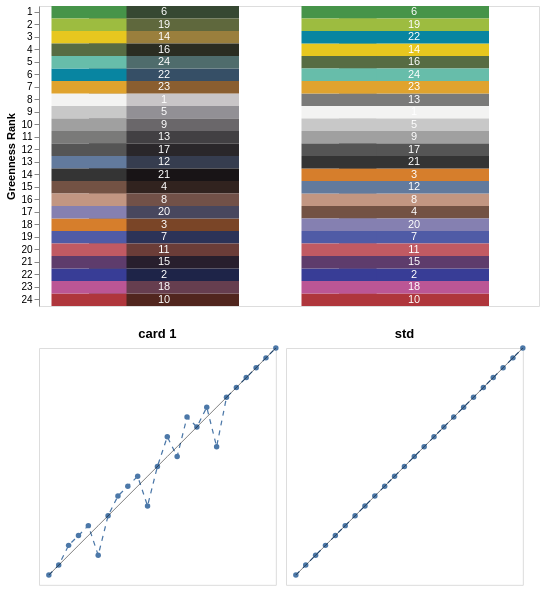

Notebook code for this chart:
### Markdown cell above
For another way of assessing a color card we can use the `pcv.qc.color_chip_comparison` function, which takes a standard color matrix and any number of additional color matrices to compare to.
The resulting plot shows the expected (left) and observed (right) colors for each chip arranged on the Y axis by "greenness" (`G / (R + G + B)`). Greenness rank is a heuristic that we use internally to roughly estimate the age of a color card under the hypothesis that while perceptual color differences (delta E) may change based on lighting and camera setup then proportion of green light reflected by each chip should be more strongly related to the quality of the color chips themselves. We have noticed that the red macbeth color card chips often fade much faster than the surrounding chips and the greenness rank does a good job of detecting that change.

### Code cell
ccc_plot = pcv.qc.color_chip_comparison(std_mat, cc_mat)
ccc_plot

### Figure 1 — Vega-Lite specification as saved in the notebook (floating-point values rounded to 4 significant figures)
{"config": {"view": {"continuousWidth": 300, "continuousHeight": 300}}, "vconcat": [{"layer": [{"mark": {"type": "rect", "align": "left", "width": {"band": 0.6}}, "encoding": {"color": {"value": {"expr": "rgb(datum.R,datum.G,datum.B)"}}, "x": {"axis": {"domain": false, "grid": false, "labels": false, "ticks": false, "title": null}, "field": "card", "scale": {"paddingInner": 0}, "type": "ordinal"}, "y": {"field": "greenness_rank", "scale": {"paddingInner": 0}, "title": "Greenness Rank", "type": "ordinal"}}}, {"mark": {"type": "rect", "align": "right", "width": {"band": 0.3}}, "encoding": {"color": {"value": {"expr": "rgb(datum.std_R,datum.std_G,datum.std_B)"}}, "x": {"axis": {"domain": false, "grid": false, "labels": false, "ticks": false, "title": null}, "field": "card", "scale": {"paddingInner": 0}, "type": "ordinal"}, "y": {"field": "greenness_rank", "scale": {"paddingInner": 0}, "title": "Greenness Rank", "type": "ordinal"}}}, {"mark": {"type": "text", "align": "center", "baseline": "middle"}, "encoding": {"color": {"value": "white"}, "text": {"field": "chip", "type": "quantitative"}, "x": {"axis": {"domain": false, "grid": false, "labels": false, "ticks": false, "title": null}, "field": "card", "scale": {"paddingInner": 0}, "type": "ordinal"}, "y": {"field": "greenness_rank", "scale": {"paddingInner": 0}, "title": "Greenness Rank", "type": "ordinal"}}}], "data": {"name": "data-4d6933d5a21620cfda71bc6d287b3c68"}, "height": 300, "width": 500}, {"hconcat": [{"layer": [{"mark": {"type": "line", "point": true, "strokeDash": [5, 5], "strokeWidth": 1.25}, "encoding": {"x": {"axis": {"domain": false, "grid": false, "labels": false, "ticks": false, "title": null}, "field": "greenness_rank", "type": "quantitative"}, "y": {"axis": {"domain": false, "grid": false, "labels": false, "ticks": false, "title": null}, "field": "std_greenness_rank", "type": "quantitative"}}, "title": "card 1"}, {"mark": {"type": "line", "color": "black", "strokeWidth": 0.5}, "encoding": {"x": {"axis": {"domain": false, "grid": false, "labels": false, "ticks": false, "title": null}, "field": "std_greenness_rank", "type": "quantitative"}, "y": {"axis": {"domain": false, "grid": false, "labels": false, "ticks": false, "title": null}, "field": "std_greenness_rank", "type": "quantitative"}}, "title": "card 1"}], "data": {"name": "data-051e91ff79ff09e1c5b600d43d41d156"}, "height": 236.8, "width": 236.8}, {"layer": [{"mark": {"type": "line", "point": true, "strokeDash": [5, 5], "strokeWidth": 1.25}, "encoding": {"x": {"axis": {"domain": false, "grid": false, "labels": false, "ticks": false, "title": null}, "field": "greenness_rank", "type": "quantitative"}, "y": {"axis": {"domain": false, "grid": false, "labels": false, "ticks": false, "title": null}, "field": "std_greenness_rank", "type": "quantitative"}}, "title": "std"}, {"mark": {"type": "line", "color": "black", "strokeWidth": 0.5}, "encoding": {"x": {"axis": {"domain": false, "grid": false, "labels": false, "ticks": false, "title": null}, "field": "std_greenness_rank", "type": "quantitative"}, "y": {"axis": {"domain": false, "grid": false, "labels": false, "ticks": false, "title": null}, "field": "std_greenness_rank", "type": "quantitative"}}, "title": "std"}], "data": {"name": "data-a416771742617103ac666728063cb6a7"}, "height": 236.8, "width": 236.8}], "spacing": 5}], "$schema": "https://vega.github.io/schema/vega-lite/v5.20.1.json", "datasets": {"data-4d6933d5a21620cfda71bc6d287b3c68": [{"chip": 1.0, "R": 243.0, "G": 243.0, "B": 242.0, "card": "std", "std_R": 243.0, "std_G": 243.0, "std_B": 242.0, "greenness": 0.3338, "greenness_rank": 9.0, "std_greenness": 0.3338, "std_greenness_rank": 9.0}, {"chip": 2.0, "R": 56.0, "G": 61.0, "B": 150.0, "card": "std", "std_R": 56.0, "std_G": 61.0, "std_B": 150.0, "greenness": 0.2285, "greenness_rank": 22.0, "std_greenness": 0.2285, "std_greenness_rank": 22.0}, {"chip": 3.0, "R": 214.0, "G": 126.0, "B": 44.0, "card": "std", "std_R": 214.0, "std_G": 126.0, "std_B": 44.0, "greenness": 0.3281, "greenness_rank": 14.0, "std_greenness": 0.3281, "std_greenness_rank": 14.0}, {"chip": 4.0, "R": 115.0, "G": 82.0, "B": 68.0, "card": "std", "std_R": 115.0, "std_G": 82.0, "std_B": 68.0, "greenness": 0.3094, "greenness_rank": 17.0, "std_greenness": 0.3094, "std_greenness_rank": 17.0}, {"chip": 5.0, "R": 200.0, "G": 200.0, "B": 200.0, "card": "std", "std_R": 200.0, "std_G": 200.0, "std_B": 200.0, "greenness": 0.3333, "greenness_rank": 10.0, "std_greenness": 0.3333, "std_greenness_rank": 10.0}, {"chip": 6.0, "R": 70.0, "G": 148.0, "B": 73.0, "card": "std", "std_R": 70.0, "std_G": 148.0, "std_B": 73.0, "greenness": 0.5086, "greenness_rank": 1.0, "std_greenness": 0.5086, "std_greenness_rank": 1.0}, {"chip": 7.0, "R": 80.0, "G": 91.0, "B": 166.0, "card": "std", "std_R": 80.0, "std_G": 91.0, "std_B": 166.0, "greenness": 0.27, "greenness_rank": 19.0, "std_greenness": 0.27, "std_greenness_rank": 19.0}, {"chip": 8.0, "R": 194.0, "G": 150.0, "B": 130.0, "card": "std", "std_R": 194.0, "std_G": 150.0, "std_B": 130.0, "greenness": 0.3165, "greenness_rank": 16.0, "std_greenness": 0.3165, "std_greenness_rank": 16.0}, {"chip": 9.0, "R": 160.0, "G": 160.0, "B": 160.0, "card": "std", "std_R": 160.0, "std_G": 160.0, "std_B": 160.0, "greenness": 0.3333, "greenness_rank": 11.0, "std_greenness": 0.3333, "std_greenness_rank": 11.0}, {"chip": 10.0, "R": 175.0, "G": 54.0, "B": 60.0, "card": "std", "std_R": 175.0, "std_G": 54.0, "std_B": 60.0, "greenness": 0.1869, "greenness_rank": 24.0, "std_greenness": 0.1869, "std_greenness_rank": 24.0}, {"chip": 11.0, "R": 193.0, "G": 90.0, "B": 99.0, "card": "std", "std_R": 193.0, "std_G": 90.0, "std_B": 99.0, "greenness": 0.2356, "greenness_rank": 20.0, "std_greenness": 0.2356, "std_greenness_rank": 20.0}, {"chip": 12.0, "R": 98.0, "G": 122.0, "B": 157.0, "card": "std", "std_R": 98.0, "std_G": 122.0, "std_B": 157.0, "greenness": 0.3236, "greenness_rank": 15.0, "std_greenness": 0.3236, "std_greenness_rank": 15.0}, {"chip": 13.0, "R": 122.0, "G": 122.0, "B": 121.0, "card": "std", "std_R": 122.0, "std_G": 122.0, "std_B": 121.0, "greenness": 0.3342, "greenness_rank": 8.0, "std_greenness": 0.3342, "std_greenness_rank": 8.0}, {"chip": 14.0, "R": 231.0, "G": 199.0, "B": 31.0, "card": "std", "std_R": 231.0, "std_G": 199.0, "std_B": 31.0, "greenness": 0.4317, "greenness_rank": 4.0, "std_greenness": 0.4317, "std_greenness_rank": 4.0}, {"chip": 15.0, "R": 94.0, "G": 60.0, "B": 108.0, "card": "std", "std_R": 94.0, "std_G": 60.0, "std_B": 108.0, "greenness": 0.229, "greenness_rank": 21.0, "std_greenness": 0.229, "std_greenness_rank": 21.0}, {"chip": 16.0, "R": 87.0, "G": 108.0, "B": 67.0, "card": "std", "std_R": 87.0, "std_G": 108.0, "std_B": 67.0, "greenness": 0.4122, "greenness_rank": 5.0, "std_greenness": 0.4122, "std_greenness_rank": 5.0}, {"chip": 17.0, "R": 85.0, "G": 85.0, "B": 85.0, "card": "std", "std_R": 85.0, "std_G": 85.0, "std_B": 85.0, "greenness": 0.3333, "greenness_rank": 12.0, "std_greenness": 0.3333, "std_greenness_rank": 12.0}, {"chip": 18.0, "R": 187.0, "G": 86.0, "B": 149.0, "card": "std", "std_R": 187.0, "std_G": 86.0, "std_B": 149.0, "greenness": 0.2038, "greenness_rank": 23.0, "std_greenness": 0.2038, "std_greenness_rank": 23.0}, {"chip": 19.0, "R": 157.0, "G": 188.0, "B": 64.0, "card": "std", "std_R": 157.0, "std_G": 188.0, "std_B": 64.0, "greenness": 0.4597, "greenness_rank": 2.0, "std_greenness": 0.4597, "std_greenness_rank": 2.0}, {"chip": 20.0, "R": 133.0, "G": 128.0, "B": 177.0, "card": "std", "std_R": 133.0, "std_G": 128.0, "std_B": 177.0, "greenness": 0.2922, "greenness_rank": 18.0, "std_greenness": 0.2922, "std_greenness_rank": 18.0}, {"chip": 21.0, "R": 52.0, "G": 52.0, "B": 52.0, "card": "std", "std_R": 52.0, "std_G": 52.0, "std_B": 52.0, "greenness": 0.3333, "greenness_rank": 13.0, "std_greenness": 0.3333, "std_greenness_rank": 13.0}, {"chip": 22.0, "R": 8.0, "G": 133.0, "B": 161.0, "card": "std", "std_R": 8.0, "std_G": 133.0, "std_B": 161.0, "greenness": 0.4404, "greenness_rank": 3.0, "std_greenness": 0.4404, "std_greenness_rank": 3.0}, {"chip": 23.0, "R": 224.0, "G": 163.0, "B": 46.0, "card": "std", "std_R": 224.0, "std_G": 163.0, "std_B": 46.0, "greenness": 0.3764, "greenness_rank": 7.0, "std_greenness": 0.3764, "std_greenness_rank": 7.0}, {"chip": 24.0, "R": 103.0, "G": 189.0, "B": 170.0, "card": "std", "std_R": 103.0, "std_G": 189.0, "std_B": 170.0, "greenness": 0.4091, "greenness_rank": 6.0, "std_greenness": 0.4091, "std_greenness_rank": 6.0}, {"chip": 1.0, "R": 200.4, "G": 197.0, "B": 199.0, "card": "card 1", "std_R": 243.0, "std_G": 243.0, "std_B": 242.0, "greenness": 0.3303, "greenness_rank": 8.0, "std_greenness": 0.3338, "std_greenness_rank": 9.0}, {"chip": 2.0, "R": 29.64, "G": 36.43, "B": 71.67, "card": "card 1", "std_R": 56.0, "std_G": 61.0, "std_B": 150.0, "greenness": 0.2645, "greenness_rank": 22.0, "std_greenness": 0.2285, "std_greenness_rank": 22.0}, {"chip": 3.0, "R": 121.8, "G": 68.51, "B": 39.1, "card": "card 1", "std_R": 214.0, "std_G": 126.0, "std_B": 44.0, "greenness": 0.2986, "greenness_rank": 18.0, "std_greenness": 0.3281, "std_greenness_rank": 14.0}, {"chip": 4.0, "R": 48.94, "G": 35.26, "B": 31.4, "card": "card 1", "std_R": 115.0, "std_G": 82.0, "std_B": 68.0, "greenness": 0.305, "greenness_rank": 15.0, "std_greenness": 0.3094, "std_greenness_rank": 17.0}, {"chip": 5.0, "R": 146.1, "G": 144.5, "B": 148.5, "card": "card 1", "std_R": 200.0, "std_G": 200.0, "std_B": 200.0, "greenness": 0.329, "greenness_rank": 9.0, "std_greenness": 0.3333, "std_greenness_rank": 10.0}, {"chip": 6.0, "R": 54.23, "G": 72.35, "B": 50.4, "card": "card 1", "std_R": 70.0, "std_G": 148.0, "std_B": 73.0, "greenness": 0.4088, "greenness_rank": 1.0, "std_greenness": 0.5086, "std_greenness_rank": 1.0}, {"chip": 7.0, "R": 43.81, "G": 51.06, "B": 87.88, "card": "card 1", "std_R": 80.0, "std_G": 91.0, "std_B": 166.0, "greenness": 0.2794, "greenness_rank": 19.0, "std_greenness": 0.27, "std_greenness_rank": 19.0}, {"chip": 8.0, "R": 113.9, "G": 81.06, "B": 72.49, "card": "card 1", "std_R": 194.0, "std_G": 150.0, "std_B": 130.0, "greenness": 0.3031, "greenness_rank": 16.0, "std_greenness": 0.3165, "std_greenness_rank": 16.0}, {"chip": 9.0, "R": 105.8, "G": 102.7, "B": 105.8, "card": "card 1", "std_R": 160.0, "std_G": 160.0, "std_B": 160.0, "greenness": 0.3268, "greenness_rank": 10.0, "std_greenness": 0.3333, "std_greenness_rank": 11.0}, {"chip": 10.0, "R": 81.38, "G": 37.57, "B": 29.79, "card": "card 1", "std_R": 175.0, "std_G": 54.0, "std_B": 60.0, "greenness": 0.2526, "greenness_rank": 24.0, "std_greenness": 0.1869, "std_greenness_rank": 24.0}, {"chip": 11.0, "R": 107.2, "G": 60.58, "B": 56.49, "card": "card 1", "std_R": 193.0, "std_G": 90.0, "std_B": 99.0, "greenness": 0.2701, "greenness_rank": 20.0, "std_greenness": 0.2356, "std_greenness_rank": 20.0}, {"chip": 12.0, "R": 53.68, "G": 60.8, "B": 79.35, "card": "card 1", "std_R": 98.0, "std_G": 122.0, "std_B": 157.0, "greenness": 0.3137, "greenness_rank": 13.0, "std_greenness": 0.3236, "std_greenness_rank": 15.0}, {"chip": 13.0, "R": 66.11, "G": 64.14, "B": 67.31, "card": "card 1", "std_R": 122.0, "std_G": 122.0, "std_B": 121.0, "greenness": 0.3246, "greenness_rank": 11.0, "std_greenness": 0.3342, "std_greenness_rank": 8.0}, {"chip": 14.0, "R": 153.9, "G": 126.9, "B": 60.79, "card": "card 1", "std_R": 231.0, "std_G": 199.0, "std_B": 31.0, "greenness": 0.3715, "greenness_rank": 3.0, "std_greenness": 0.4317, "std_greenness_rank": 4.0}, {"chip": 15.0, "R": 40.06, "G": 30.86, "B": 44.64, "card": "card 1", "std_R": 94.0, "std_G": 60.0, "std_B": 108.0, "greenness": 0.2671, "greenness_rank": 21.0, "std_greenness": 0.229, "std_greenness_rank": 21.0}, {"chip": 16.0, "R": 42.6, "G": 44.89, "B": 33.67, "card": "card 1", "std_R": 87.0, "std_G": 108.0, "std_B": 67.0, "greenness": 0.3705, "greenness_rank": 4.0, "std_greenness": 0.4122, "std_greenness_rank": 5.0}, {"chip": 17.0, "R": 41.74, "G": 38.77, "B": 41.63, "card": "card 1", "std_R": 85.0, "std_G": 85.0, "std_B": 85.0, "greenness": 0.3174, "greenness_rank": 12.0, "std_greenness": 0.3333, "std_greenness_rank": 12.0}, {"chip": 18.0, "R": 101.8, "G": 61.77, "B": 79.38, "card": "card 1", "std_R": 187.0, "std_G": 86.0, "std_B": 149.0, "greenness": 0.2542, "greenness_rank": 23.0, "std_greenness": 0.2038, "std_greenness_rank": 23.0}, {"chip": 19.0, "R": 95.14, "G": 104.5, "B": 60.8, "card": "card 1", "std_R": 157.0, "std_G": 188.0, "std_B": 64.0, "greenness": 0.4011, "greenness_rank": 2.0, "std_greenness": 0.4597, "std_greenness_rank": 2.0}, {"chip": 20.0, "R": 71.8, "G": 71.41, "B": 94.46, "card": "card 1", "std_R": 133.0, "std_G": 128.0, "std_B": 177.0, "greenness": 0.3005, "greenness_rank": 17.0, "std_greenness": 0.2922, "std_greenness_rank": 18.0}, {"chip": 21.0, "R": 23.63, "G": 20.4, "B": 22.48, "card": "card 1", "std_R": 52.0, "std_G": 52.0, "std_B": 52.0, "greenness": 0.3067, "greenness_rank": 14.0, "std_greenness": 0.3333, "std_greenness_rank": 13.0}, {"chip": 22.0, "R": 54.35, "G": 79.28, "B": 102.0, "card": "card 1", "std_R": 8.0, "std_G": 133.0, "std_B": 161.0, "greenness": 0.3365, "greenness_rank": 6.0, "std_greenness": 0.4404, "std_greenness_rank": 3.0}, {"chip": 23.0, "R": 137.7, "G": 94.06, "B": 47.75, "card": "card 1", "std_R": 224.0, "std_G": 163.0, "std_B": 46.0, "greenness": 0.3365, "greenness_rank": 7.0, "std_greenness": 0.3764, "std_greenness_rank": 7.0}, {"chip": 24.0, "R": 78.9, "G": 108.4, "B": 107.6, "card": "card 1", "std_R": 103.0, "std_G": 189.0, "std_B": 170.0, "greenness": 0.3675, "greenness_rank": 5.0, "std_greenness": 0.4091, "std_greenness_rank": 6.0}], "data-051e91ff79ff09e1c5b600d43d41d156": [{"chip": 1.0, "R": 200.4, "G": 197.0, "B": 199.0, "card": "card 1", "std_R": 243.0, "std_G": 243.0, "std_B": 242.0, "greenness": 0.3303, "greenness_rank": 8.0, "std_greenness": 0.3338, "std_greenness_rank": 9.0}, {"chip": 2.0, "R": 29.64, "G": 36.43, "B": 71.67, "card": "card 1", "std_R": 56.0, "std_G": 61.0, "std_B": 150.0, "greenness": 0.2645, "greenness_rank": 22.0, "std_greenness": 0.2285, "std_greenness_rank": 22.0}, {"chip": 3.0, "R": 121.8, "G": 68.51, "B": 39.1, "card": "card 1", "std_R": 214.0, "std_G": 126.0, "std_B": 44.0, "greenness": 0.2986, "greenness_rank": 18.0, "std_greenness": 0.3281, "std_greenness_rank": 14.0}, {"chip": 4.0, "R": 48.94, "G": 35.26, "B": 31.4, "card": "card 1", "std_R": 115.0, "std_G": 82.0, "std_B": 68.0, "greenness": 0.305, "greenness_rank": 15.0, "std_greenness": 0.3094, "std_greenness_rank": 17.0}, {"chip": 5.0, "R": 146.1, "G": 144.5, "B": 148.5, "card": "card 1", "std_R": 200.0, "std_G": 200.0, "std_B": 200.0, "greenness": 0.329, "greenness_rank": 9.0, "std_greenness": 0.3333, "std_greenness_rank": 10.0}, {"chip": 6.0, "R": 54.23, "G": 72.35, "B": 50.4, "card": "card 1", "std_R": 70.0, "std_G": 148.0, "std_B": 73.0, "greenness": 0.4088, "greenness_rank": 1.0, "std_greenness": 0.5086, "std_greenness_rank": 1.0}, {"chip": 7.0, "R": 43.81, "G": 51.06, "B": 87.88, "card": "card 1", "std_R": 80.0, "std_G": 91.0, "std_B": 166.0, "greenness": 0.2794, "greenness_rank": 19.0, "std_greenness": 0.27, "std_greenness_rank": 19.0}, {"chip": 8.0, "R": 113.9, "G": 81.06, "B": 72.49, "card": "card 1", "std_R": 194.0, "std_G": 150.0, "std_B": 130.0, "greenness": 0.3031, "greenness_rank": 16.0, "std_greenness": 0.3165, "std_greenness_rank": 16.0}, {"chip": 9.0, "R": 105.8, "G": 102.7, "B": 105.8, "card": "card 1", "std_R": 160.0, "std_G": 160.0, "std_B": 160.0, "greenness": 0.3268, "greenness_rank": 10.0, "std_greenness": 0.3333, "std_greenness_rank": 11.0}, {"chip": 10.0, "R": 81.38, "G": 37.57, "B": 29.79, "card": "card 1", "std_R": 175.0, "std_G": 54.0, "std_B": 60.0, "greenness": 0.2526, "greenness_rank": 24.0, "std_greenness": 0.1869, "std_greenness_rank": 24.0}, {"chip": 11.0, "R": 107.2, "G": 60.58, "B": 56.49, "card": "card 1", "std_R": 193.0, "std_G": 90.0, "std_B": 99.0, "greenness": 0.2701, "greenness_rank": 20.0, "std_greenness": 0.2356, "std_greenness_rank": 20.0}, {"chip": 12.0, "R": 53.68, "G": 60.8, "B": 79.35, "card": "card 1", "std_R": 98.0, "std_G": 122.0, "std_B": 157.0, "greenness": 0.3137, "greenness_rank": 13.0, "std_greenness": 0.3236, "std_greenness_rank": 15.0}, {"chip": 13.0, "R": 66.11, "G": 64.14, "B": 67.31, "card": "card 1", "std_R": 122.0, "std_G": 122.0, "std_B": 121.0, "greenness": 0.3246, "greenness_rank": 11.0, "std_greenness": 0.3342, "std_greenness_rank": 8.0}, {"chip": 14.0, "R": 153.9, "G": 126.9, "B": 60.79, "card": "card 1", "std_R": 231.0, "std_G": 199.0, "std_B": 31.0, "greenness": 0.3715, "greenness_rank": 3.0, "std_greenness": 0.4317, "std_greenness_rank": 4.0}, {"chip": 15.0, "R": 40.06, "G": 30.86, "B": 44.64, "card": "card 1", "std_R": 94.0, "std_G": 60.0, "std_B": 108.0, "greenness": 0.2671, "greenness_rank": 21.0, "std_greenness": 0.229, "std_greenness_rank": 21.0}, {"chip": 16.0, "R": 42.6, "G": 44.89, "B": 33.67, "card": "card 1", "std_R": 87.0, "std_G": 108.0, "std_B": 67.0, "greenness": 0.3705, "greenness_rank": 4.0, "std_greenness": 0.4122, "std_greenness_rank": 5.0}, {"chip": 17.0, "R": 41.74, "G": 38.77, "B": 41.63, "card": "card 1", "std_R": 85.0, "std_G": 85.0, "std_B": 85.0, "greenness": 0.3174, "greenness_rank": 12.0, "std_greenness": 0.3333, "std_greenness_rank": 12.0}, {"chip": 18.0, "R": 101.8, "G": 61.77, "B": 79.38, "card": "card 1", "std_R": 187.0, "std_G": 86.0, "std_B": 149.0, "greenness": 0.2542, "greenness_rank": 23.0, "std_greenness": 0.2038, "std_greenness_rank": 23.0}, {"chip": 19.0, "R": 95.14, "G": 104.5, "B": 60.8, "card": "card 1", "std_R": 157.0, "std_G": 188.0, "std_B": 64.0, "greenness": 0.4011, "greenness_rank": 2.0, "std_greenness": 0.4597, "std_greenness_rank": 2.0}, {"chip": 20.0, "R": 71.8, "G": 71.41, "B": 94.46, "card": "card 1", "std_R": 133.0, "std_G": 128.0, "std_B": 177.0, "greenness": 0.3005, "greenness_rank": 17.0, "std_greenness": 0.2922, "std_greenness_rank": 18.0}, {"chip": 21.0, "R": 23.63, "G": 20.4, "B": 22.48, "card": "card 1", "std_R": 52.0, "std_G": 52.0, "std_B": 52.0, "greenness": 0.3067, "greenness_rank": 14.0, "std_greenness": 0.3333, "std_greenness_rank": 13.0}, {"chip": 22.0, "R": 54.35, "G": 79.28, "B": 102.0, "card": "card 1", "std_R": 8.0, "std_G": 133.0, "std_B": 161.0, "greenness": 0.3365, "greenness_rank": 6.0, "std_greenness": 0.4404, "std_greenness_rank": 3.0}, {"chip": 23.0, "R": 137.7, "G": 94.06, "B": 47.75, "card": "card 1", "std_R": 224.0, "std_G": 163.0, "std_B": 46.0, "greenness": 0.3365, "greenness_rank": 7.0, "std_greenness": 0.3764, "std_greenness_rank": 7.0}, {"chip": 24.0, "R": 78.9, "G": 108.4, "B": 107.6, "card": "card 1", "std_R": 103.0, "std_G": 189.0, "std_B": 170.0, "greenness": 0.3675, "greenness_rank": 5.0, "std_greenness": 0.4091, "std_greenness_rank": 6.0}], "data-a416771742617103ac666728063cb6a7": [{"chip": 1.0, "R": 243.0, "G": 243.0, "B": 242.0, "card": "std", "std_R": 243.0, "std_G": 243.0, "std_B": 242.0, "greenness": 0.3338, "greenness_rank": 9.0, "std_greenness": 0.3338, "std_greenness_rank": 9.0}, {"chip": 2.0, "R": 56.0, "G": 61.0, "B": 150.0, "card": "std", "std_R": 56.0, "std_G": 61.0, "std_B": 150.0, "greenness": 0.2285, "greenness_rank": 22.0, "std_greenness": 0.2285, "std_greenness_rank": 22.0}, {"chip": 3.0, "R": 214.0, "G": 126.0, "B": 44.0, "card": "std", "std_R": 214.0, "std_G": 126.0, "std_B": 44.0, "greenness": 0.3281, "greenness_rank": 14.0, "std_greenness": 0.3281, "std_greenness_rank": 14.0}, {"chip": 4.0, "R": 115.0, "G": 82.0, "B": 68.0, "card": "std", "std_R": 115.0, "std_G": 82.0, "std_B": 68.0, "greenness": 0.3094, "greenness_rank": 17.0, "std_greenness": 0.3094, "std_greenness_rank": 17.0}, {"chip": 5.0, "R": 200.0, "G": 200.0, "B": 200.0, "card": "std", "std_R": 200.0, "std_G": 200.0, "std_B": 200.0, "greenness": 0.3333, "greenness_rank": 10.0, "std_greenness": 0.3333, "std_greenness_rank": 10.0}, {"chip": 6.0, "R": 70.0, "G": 148.0, "B": 73.0, "card": "std", "std_R": 70.0, "std_G": 148.0, "std_B": 73.0, "greenness": 0.5086, "greenness_rank": 1.0, "std_greenness": 0.5086, "std_greenness_rank": 1.0}, {"chip": 7.0, "R": 80.0, "G": 91.0, "B": 166.0, "card": "std", "std_R": 80.0, "std_G": 91.0, "std_B": 166.0, "greenness": 0.27, "greenness_rank": 19.0, "std_greenness": 0.27, "std_greenness_rank": 19.0}, {"chip": 8.0, "R": 194.0, "G": 150.0, "B": 130.0, "card": "std", "std_R": 194.0, "std_G": 150.0, "std_B": 130.0, "greenness": 0.3165, "greenness_rank": 16.0, "std_greenness": 0.3165, "std_greenness_rank": 16.0}, {"chip": 9.0, "R": 160.0, "G": 160.0, "B": 160.0, "card": "std", "std_R": 160.0, "std_G": 160.0, "std_B": 160.0, "greenness": 0.3333, "greenness_rank": 11.0, "std_greenness": 0.3333, "std_greenness_rank": 11.0}, {"chip": 10.0, "R": 175.0, "G": 54.0, "B": 60.0, "card": "std", "std_R": 175.0, "std_G": 54.0, "std_B": 60.0, "greenness": 0.1869, "greenness_rank": 24.0, "std_greenness": 0.1869, "std_greenness_rank": 24.0}, {"chip": 11.0, "R": 193.0, "G": 90.0, "B": 99.0, "card": "std", "std_R": 193.0, "std_G": 90.0, "std_B": 99.0, "greenness": 0.2356, "greenness_rank": 20.0, "std_greenness": 0.2356, "std_greenness_rank": 20.0}, {"chip": 12.0, "R": 98.0, "G": 122.0, "B": 157.0, "card": "std", "std_R": 98.0, "std_G": 122.0, "std_B": 157.0, "greenness": 0.3236, "greenness_rank": 15.0, "std_greenness": 0.3236, "std_greenness_rank": 15.0}, {"chip": 13.0, "R": 122.0, "G": 122.0, "B": 121.0, "card": "std", "std_R": 122.0, "std_G": 122.0, "std_B": 121.0, "greenness": 0.3342, "greenness_rank": 8.0, "std_greenness": 0.3342, "std_greenness_rank": 8.0}, {"chip": 14.0, "R": 231.0, "G": 199.0, "B": 31.0, "card": "std", "std_R": 231.0, "std_G": 199.0, "std_B": 31.0, "greenness": 0.4317, "greenness_rank": 4.0, "std_greenness": 0.4317, "std_greenness_rank": 4.0}, {"chip": 15.0, "R": 94.0, "G": 60.0, "B": 108.0, "card": "std", "std_R": 94.0, "std_G": 60.0, "std_B": 108.0, "greenness": 0.229, "greenness_rank": 21.0, "std_greenness": 0.229, "std_greenness_rank": 21.0}, {"chip": 16.0, "R": 87.0, "G": 108.0, "B": 67.0, "card": "std", "std_R": 87.0, "std_G": 108.0, "std_B": 67.0, "greenness": 0.4122, "greenness_rank": 5.0, "std_greenness": 0.4122, "std_greenness_rank": 5.0}, {"chip": 17.0, "R": 85.0, "G": 85.0, "B": 85.0, "card": "std", "std_R": 85.0, "std_G": 85.0, "std_B": 85.0, "greenness": 0.3333, "greenness_rank": 12.0, "std_greenness": 0.3333, "std_greenness_rank": 12.0}, {"chip": 18.0, "R": 187.0, "G": 86.0, "B": 149.0, "card": "std", "std_R": 187.0, "std_G": 86.0, "std_B": 149.0, "greenness": 0.2038, "greenness_rank": 23.0, "std_greenness": 0.2038, "std_greenness_rank": 23.0}, {"chip": 19.0, "R": 157.0, "G": 188.0, "B": 64.0, "card": "std", "std_R": 157.0, "std_G": 188.0, "std_B": 64.0, "greenness": 0.4597, "greenness_rank": 2.0, "std_greenness": 0.4597, "std_greenness_rank": 2.0}, {"chip": 20.0, "R": 133.0, "G": 128.0, "B": 177.0, "card": "std", "std_R": 133.0, "std_G": 128.0, "std_B": 177.0, "greenness": 0.2922, "greenness_rank": 18.0, "std_greenness": 0.2922, "std_greenness_rank": 18.0}, {"chip": 21.0, "R": 52.0, "G": 52.0, "B": 52.0, "card": "std", "std_R": 52.0, "std_G": 52.0, "std_B": 52.0, "greenness": 0.3333, "greenness_rank": 13.0, "std_greenness": 0.3333, "std_greenness_rank": 13.0}, {"chip": 22.0, "R": 8.0, "G": 133.0, "B": 161.0, "card": "std", "std_R": 8.0, "std_G": 133.0, "std_B": 161.0, "greenness": 0.4404, "greenness_rank": 3.0, "std_greenness": 0.4404, "std_greenness_rank": 3.0}, {"chip": 23.0, "R": 224.0, "G": 163.0, "B": 46.0, "card": "std", "std_R": 224.0, "std_G": 163.0, "std_B": 46.0, "greenness": 0.3764, "greenness_rank": 7.0, "std_greenness": 0.3764, "std_greenness_rank": 7.0}, {"chip": 24.0, "R": 103.0, "G": 189.0, "B": 170.0, "card": "std", "std_R": 103.0, "std_G": 189.0, "std_B": 170.0, "greenness": 0.4091, "greenness_rank": 6.0, "std_greenness": 0.4091, "std_greenness_rank": 6.0}]}}
